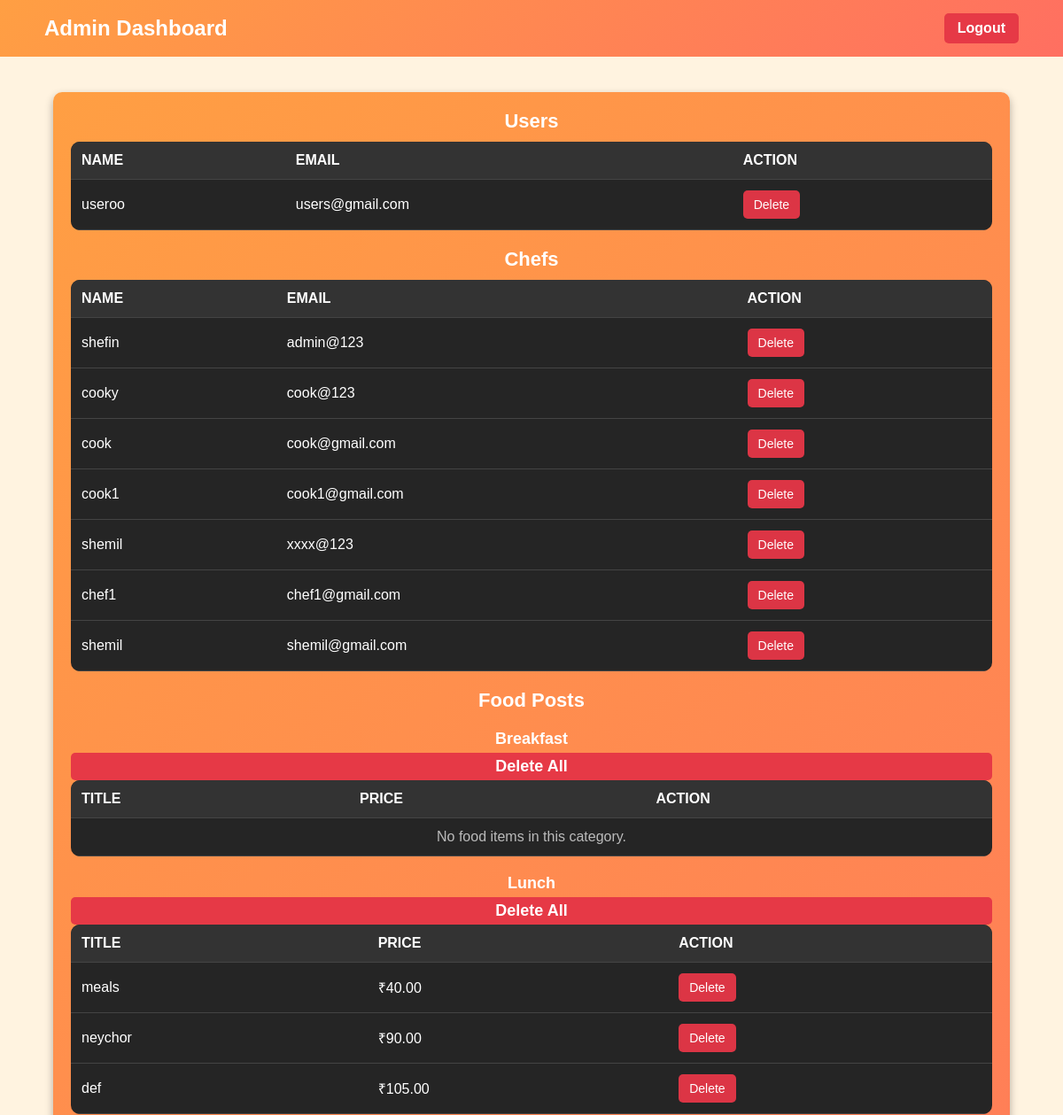
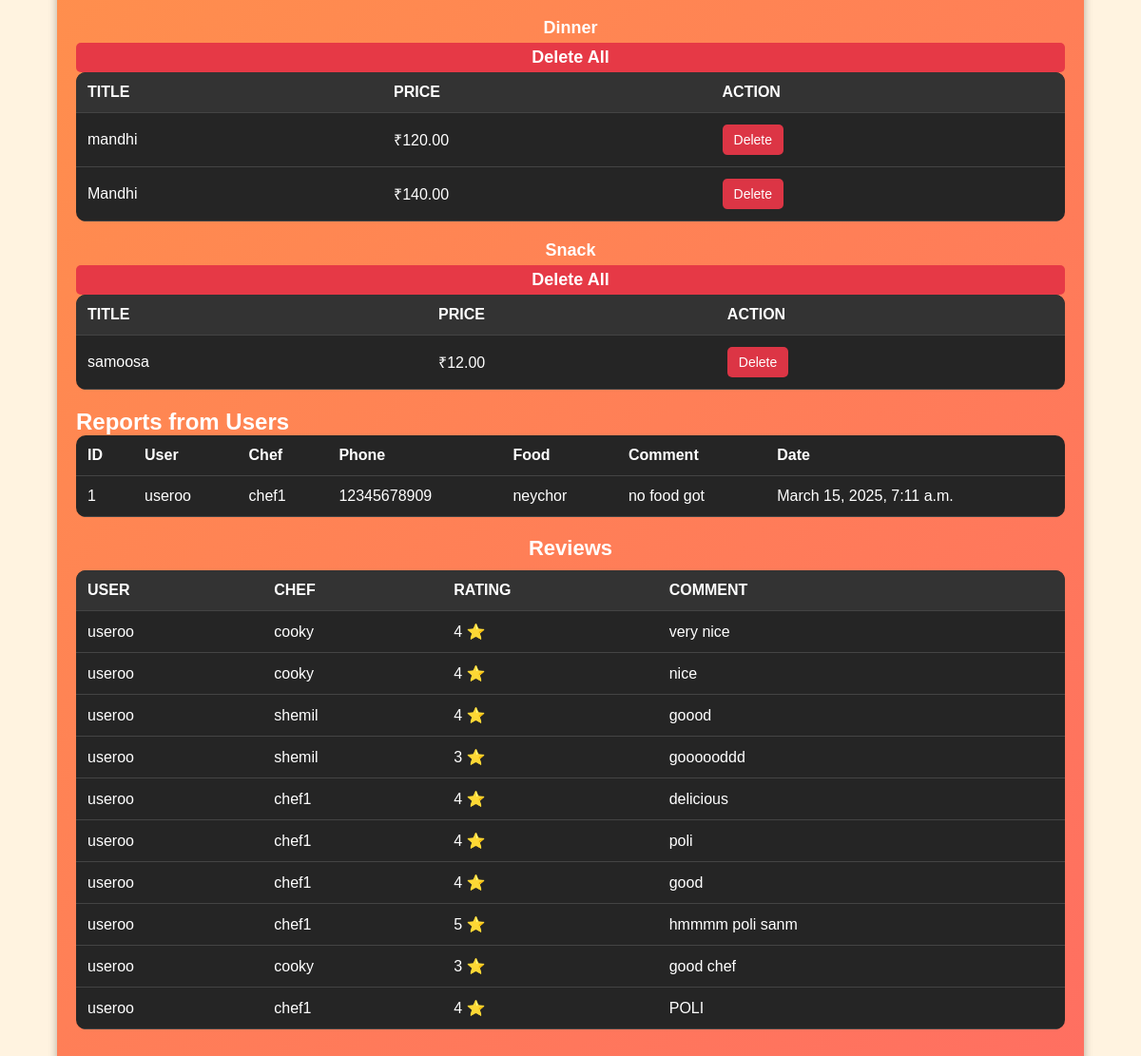
Screenshot of /admin_home/ (signed in) with the database file from the repository (2 pictures, top to bottom).
### app1/models.py (models this page shows, shortened)
class reg_form_us(models.Model):
    name = models.CharField(max_length=100)
    gender = models.CharField(max_length=10)
    email = models.EmailField(unique=True)
    phone = models.CharField(max_length=10)
    image = models.FileField(upload_to='file')
    address=models.CharField(max_length=100,default="xxx")
    location=models.CharField(max_length=50,default="Kochi")

class reg_form_ch(models.Model):
    name = models.CharField(max_length=100)
    gender = models.CharField(max_length=10)
    email = models.EmailField(unique=True)
    phone = models.CharField(max_length=10)
    image = models.FileField(upload_to='file')
    id_card = models.FileField(upload_to='file')  # Changed from id to id_card
    location = models.CharField(max_length=100)
    address = models.CharField(max_length=50)
    accnum = models.BigIntegerField()
    ifsc = models.CharField(max_length=50)
    food_posts = GenericRelation('foodpost', related_query_name='chef_posts')
    reviews = GenericRelation('Review', related_query_name='chef_reviews')

class foodpost(models.Model):
    title = models.CharField(max_length=100)
    desc = models.TextField()
    image = models.ImageField(upload_to='file')
    image1 = models.ImageField(upload_to='file',default='file/button.png')
    image2 = models.ImageField(upload_to='file',default='file/ealogo.jpg')
    quantity = models.IntegerField()
    price = models.DecimalField(max_digits=10, decimal_places=2)
    location = models.CharField(max_length=150)  # Store Address
    latitude = models.FloatField(default=0.0)  # Store Latitude
    longitude = models.FloatField(default=0.0)  # Store Longitude
    dining_type = models.CharField(max_length=50, default="Dine-in")
    category=models.CharField(max_length=50,default="Lunch")
    content_type = models.ForeignKey(ContentType, on_delete=models.CASCADE,default=1)
    object_id = models.PositiveIntegerField(null=True,blank=True)
    chef = GenericForeignKey('content_type', 'object_id')  # Link to the chef

class Report(models.Model):
    user = models.ForeignKey(reg_form_us, on_delete=models.CASCADE)
    chef = models.ForeignKey(reg_form_ch, on_delete=models.CASCADE)
    food = models.ForeignKey(foodpost, on_delete=models.CASCADE)
    comment = models.TextField()
    created_at = models.DateTimeField(auto_now_add=True)

class Review(models.Model):
    user = models.ForeignKey(reg_form_us, on_delete=models.CASCADE)  # Linking to user model
    content_type = models.ForeignKey(ContentType, on_delete=models.CASCADE)  # Generic FK for chefs
    object_id = models.PositiveIntegerField()
    chef = GenericForeignKey('content_type', 'object_id')  # Link to the chef
    rating = models.IntegerField(validators=[MinValueValidator(1), MaxValueValidator(5)])  # Star rating (1-5)
    comment = models.TextField(blank=True, null=True)  # Optional comment
    created_at = models.DateTimeField(auto_now_add=True)  # Timestamp

### app1/views.py (the view)
# urls.py: path("admin_home/", app1.views.admin_home, name="admin_home"),
def admin_home(request):
    if request.session.get('user_type') != 'admin':
        return redirect('home')
    users = reg_form_us.objects.all()
    chefs = reg_form_ch.objects.all()
    food_posts = foodpost.objects.all()
    reviews = Review.objects.all()
    reports = Report.objects.all()
    food_categories = {
        "Breakfast": foodpost.objects.filter(category="Breakfast"),
        "Lunch": foodpost.objects.filter(category="Lunch"),
        "Dinner": foodpost.objects.filter(category="Dinner"),
        "Snack": foodpost.objects.filter(category="Snacks"),
    }
    reviews = Review.objects.all()
    return render(request, "admin_home.html", {
        "users": users,
        "chefs": chefs,
        "food_categories": food_categories,
        "reviews": reviews,
        "reports":reports,
        "food_posts": food_posts,
    })

### app1/templates/admin_home.html (shortened to what this page needs)
{% load static %}
<!DOCTYPE html>
<html lang="en">
<head>
</head>
<body>
    <div class="navbar">
        <h2>Admin Dashboard</h2>
        <a href="{% url 'home' %}">Logout</a>
    </div>
    <div class="container">
        <h3>Users</h3>
        <table>
            <thead>
                <tr>
                    <th>Name</th>
                    <th>Email</th>
                    <th>Action</th>
                </tr>
            </thead>
            <tbody>
                {% for user in users %}
                <tr>
                    <td>{{ user.name }}</td>
                    <td>{{ user.email }}</td>
                    <td><a href="{% url 'delete_user' user.id %}" class="delete-btn">Delete</a></td>
                </tr>
                {% empty %}
                <tr>
                    <td colspan="3" style="text-align: center; color: #bbb;">No users found.</td>
                </tr>
                {% endfor %}
            </tbody>
        </table>
        <h3>Chefs</h3>
        <table>
            <thead>
                <tr>
                    <th>Name</th>
                    <th>Email</th>
                    <th>Action</th>
                </tr>
            </thead>
            <tbody>
                {% for chef in chefs %}
                <tr>
                    <td>{{ chef.name }}</td>
                    <td>{{ chef.email }}</td>
                    <td><a href="{% url 'delete_chef' chef.id %}" class="delete-btn">Delete</a></td>
                </tr>
                {% empty %}
                <tr>
                    <td colspan="3" style="text-align: center; color: #bbb;">No chefs found.</td>
                </tr>
                {% endfor %}
            </tbody>
        </table>
        <h3>Food Posts</h3>
        {% for category, foods in food_categories.items %}
        <h4>{{ category }} <a href="{% url 'delete_category' category %}" class="category-delete">Delete All</a></h4>
        <table>
            <thead>
                <tr>
                    <th>Title</th>
                    <th>Price</th>
                    <th>Action</th>
                </tr>
            </thead>
            <tbody>
                {% for food in foods %}
                <tr>
                    <td>{{ food.title }}</td>
                    <td>₹{{ food.price }}</td>
                    <td><a href="{% url 'delete_food' food.id %}" class="delete-btn">Delete</a></td>
                </tr>
                {% empty %}
                <tr>
                    <td colspan="3" style="text-align: center; color: #bbb;">No food items in this category.</td>
                </tr>
                {% endfor %}
            </tbody>
        </table>
        {% endfor %}
        <h2>Reports from Users</h2>
        <table>
            <tr>
                <th>ID</th>
                <th>User</th>
                <th>Chef</th>
                <th>Phone</th>
                <th>Food</th>
                <th>Comment</th>
                <th>Date</th>
            </tr>
            {% for report in reports %}
            <tr>
                <td>{{ report.id }}</td>
                <td>{{ report.user.name }}</td>
                <td>{{ report.chef.name }}</td>
                <td>{{ report.chef.phone }}</td>
                <td>{{ report.food.title }}</td>
                <td>{{ report.comment }}</td>
                <td>{{ report.created_at }}</td>
            </tr>
            {% endfor %}
        </table>
        <h3>Reviews</h3>
        <table>
            <thead>
                <tr>
                    <th>User</th>
                    <th>Chef</th>
                    <th>Rating</th>
                    <th>Comment</th>
                </tr>
            </thead>
            <tbody>
                {% for review in reviews %}
                <tr>
                    <td>{{ review.user.name }}</td>
                    <td>{{ review.chef.name }}</td>
                    <td>{{ review.rating }} ⭐</td>
                    <td>{{ review.comment }}</td>
                </tr>
                {% empty %}
                <tr>
                    <td colspan="4" style="text-align: center; color: #bbb;">No reviews yet.</td>
                </tr>
                {% endfor %}
            </tbody>
        </table>
    </div>
</body>
</html>

### app1/templates/admin_home.html (style rules this page uses)
* { margin: 0; padding: 0; box-sizing: border-box; font-family: 'Poppins', sans-serif; }
body { background-color: #fff3e0; color: #ffffff; }
.navbar { display: flex; justify-content: space-between; align-items: center; padding: 15px 50px; background: linear-gradient(135deg, #ff9f43, #ff6f61); color: white; width: 100%; }
.navbar h2 { font-size: 24px; }
.navbar a { text-decoration: none; color: white; font-size: 16px; font-weight: bold; padding: 8px 15px; border-radius: 5px; background-color: #e63946; }
.container { width: 90%; max-width: 1200px; margin: 40px auto; background: linear-gradient(135deg, #ff9f43, #ff6f61); padding: 20px; border-radius: 10px; box-shadow: 0 4px 10px rgba(0, 0, 0, 0.3); color: white; }
h3 { text-align: center; margin-bottom: 10px; font-size: 22px; }
h4 { margin-top: 20px; font-size: 18px; text-align: center; }
table { width: 100%; border-collapse: collapse; background: #252525; border-radius: 10px; overflow: hidden; margin-bottom: 20px; }
th, td { padding: 12px; text-align: left; border-bottom: 1px solid #444; }
thead { background: #333; color: #fff; text-transform: uppercase; }
.delete-btn { background-color: #dc3545; color: white; border: none; padding: 8px 12px; border-radius: 5px; text-decoration: none; display: inline-block; font-size: 14px; }
.category-delete { display: block; text-align: center; margin-top: 5px; background-color: #e63946; padding: 5px 10px; border-radius: 5px; color: white; text-decoration: none; }

### rows the page displays
reg_form_us: name "useroo", email "users@gmail.com"
reg_form_ch: name "shefin", email "admin@123"
reg_form_ch: name "cooky", email "cook@123"
reg_form_ch: name "cook", email "cook@gmail.com"
reg_form_ch: name "cook1", email "cook1@gmail.com"
reg_form_ch: name "shemil", email "xxxx@123"
reg_form_ch: name "chef1", email "chef1@gmail.com"
reg_form_ch: name "shemil", email "shemil@gmail.com"
foodpost: title "meals", price "40.00"
foodpost: title "neychor", price "90.00"
foodpost: title "def", price "105.00"
foodpost: title "mandhi", price "120.00"
foodpost: title "Mandhi", price "140.00"
foodpost: title "samoosa", price "12.00"
Report: id "1", user.name "useroo", chef.name "chef1", chef.phone "12345678909", food "neychor", comment "no food got", created_at "March 15, 2025, 7:11 a.m."
Review: user.name "useroo", chef.name "cooky", rating "4", comment "very nice"
Review: user.name "useroo", chef.name "cooky", rating "4", comment "nice"
Review: user.name "useroo", chef.name "shemil", rating "4", comment "goood"
Review: user.name "useroo", chef.name "shemil", rating "3", comment "goooooddd"
Review: user.name "useroo", chef.name "chef1", rating "4", comment "delicious"
Review: user.name "useroo", chef.name "chef1", rating "4", comment "poli"
Review: user.name "useroo", chef.name "chef1", rating "4", comment "good"
Review: user.name "useroo", chef.name "chef1", rating "5", comment "hmmmm poli sanm"
Review: user.name "useroo", chef.name "cooky", rating "3", comment "good chef"
Review: user.name "useroo", chef.name "chef1", rating "4", comment "POLI"

### other values shown
{{ category }} "Breakfast" "Lunch" "Dinner" "Snack"
